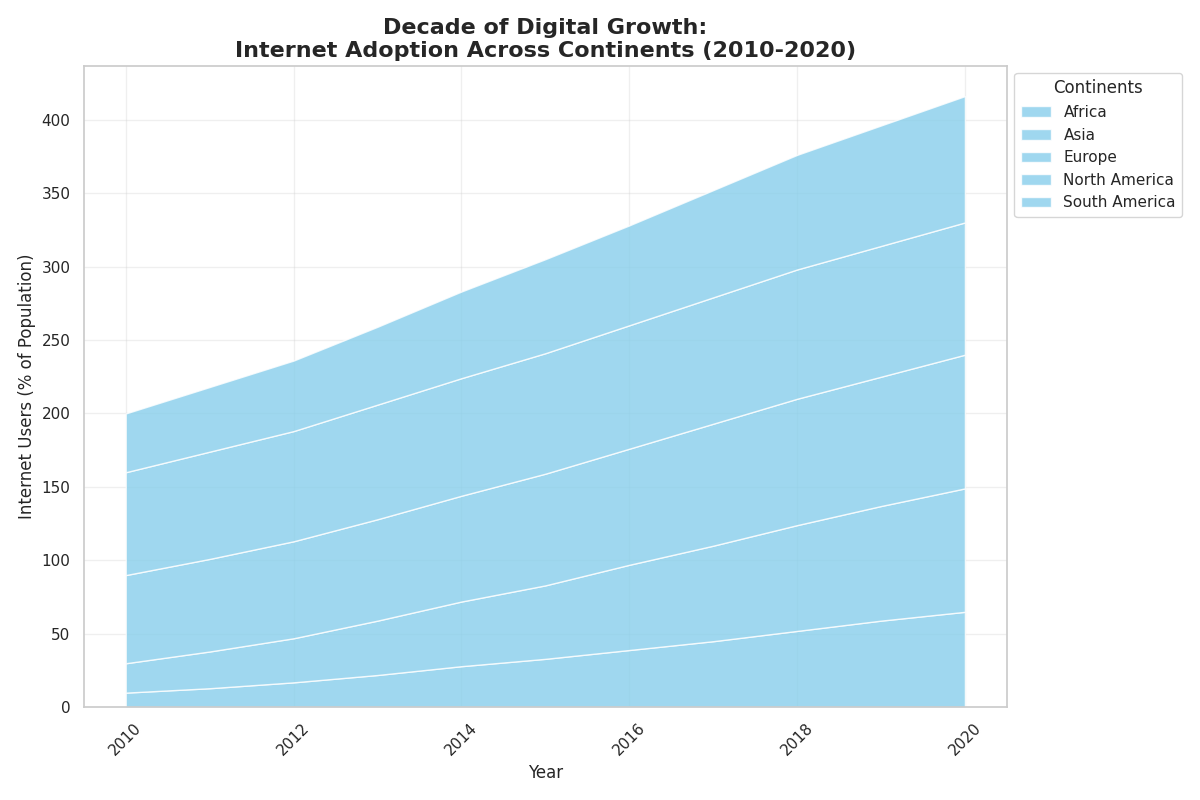

Write the Python code that produced this figure.
import matplotlib.pyplot as plt
import numpy as np

years = np.arange(2010, 2021)

africa_internet = [10, 13, 17, 22, 28, 33, 39, 45, 52, 59, 65]
asia_internet = [20, 25, 30, 37, 44, 50, 58, 65, 72, 78, 84]
europe_internet = [60, 63, 66, 69, 72, 76, 79, 83, 86, 88, 91]
north_america_internet = [70, 73, 75, 78, 80, 82, 84, 86, 88, 89, 90]
south_america_internet = [40, 44, 48, 53, 59, 64, 68, 73, 78, 82, 86]

internet_usage = np.array([
    africa_internet, 
    asia_internet, 
    europe_internet, 
    north_america_internet, 
    south_america_internet
])

fig, ax = plt.subplots(figsize=(12, 8))

ax.stackplot(years, internet_usage, labels=['Africa', 'Asia', 'Europe', 'North America', 'South America'], 
             colors=['skyblue'], alpha=0.8)

ax.set_title("Decade of Digital Growth:\nInternet Adoption Across Continents (2010-2020)", fontsize=16, fontweight='bold')
ax.set_xlabel("Year", fontsize=12)
ax.set_ylabel("Internet Users (% of Population)", fontsize=12)
ax.legend(loc='upper left', bbox_to_anchor=(1, 1), title='Continents')
ax.grid(alpha=0.3)
plt.xticks(rotation=45)
plt.tight_layout()

plt.show()
